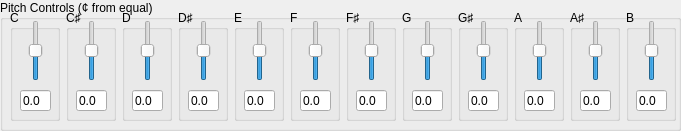
   <widget class="QGroupBox" name="groupBox">
    <property name="geometry">
     <rect>
      <x>10</x>
      <y>410</y>
      <width>681</width>
      <height>131</height>
     </rect>
    </property>
    <property name="title">
     <string>Pitch Controls (¢ from equal)</string>
    </property>
    <widget class="QWidget" name="gridLayoutWidget">
     <property name="geometry">
      <rect>
       <x>10</x>
       <y>10</y>
       <width>668</width>
       <height>111</height>
      </rect>
     </property>
     <layout class="QGridLayout" name="gridLayout">
      <item row="0" column="6">
       <widget class="QGroupBox" name="groupBox_11">
        <property name="sizePolicy">
         <sizepolicy hsizetype="Fixed" vsizetype="Preferred">
          <horstretch>0</horstretch>
          <verstretch>0</verstretch>
         </sizepolicy>
        </property>
        <property name="minimumSize">
         <size>
          <width>50</width>
          <height>0</height>
         </size>
        </property>
        <property name="title">
         <string>F♯</string>
        </property>
        <widget class="QLineEdit" name="lineEdit_Pitch_Fs">
         <property name="geometry">
          <rect>
           <x>10</x>
           <y>80</y>
           <width>31</width>
           <height>21</height>
          </rect>
         </property>
         <property name="text">
          <string>0.0</string>
         </property>
        </widget>
        <widget class="QSlider" name="verticalSlider_Pitch_Fs">
         <property name="geometry">
          <rect>
           <x>10</x>
           <y>10</y>
           <width>31</width>
           <height>61</height>
          </rect>
         </property>
         <property name="minimum">
          <number>-700</number>
         </property>
         <property name="maximum">
          <number>700</number>
         </property>
         <property name="orientation">
          <enum>Qt::Vertical</enum>
         </property>
        </widget>
       </widget>
      </item>
      <item row="0" column="3">
       <widget class="QGroupBox" name="groupBox_9">
        <property name="sizePolicy">
         <sizepolicy hsizetype="Fixed" vsizetype="Preferred">
          <horstretch>0</horstretch>
          <verstretch>0</verstretch>
         </sizepolicy>
        </property>
        <property name="minimumSize">
         <size>
          <width>50</width>
          <height>0</height>
         </size>
        </property>
        <property name="title">
         <string>D♯</string>
        </property>
        <widget class="QLineEdit" name="lineEdit_Pitch_Ds">
         <property name="geometry">
          <rect>
           <x>10</x>
           <y>80</y>
           <width>31</width>
           <height>21</height>
          </rect>
         </property>
         <property name="text">
          <string>0.0</string>
         </property>
        </widget>
        <widget class="QSlider" name="verticalSlider_Pitch_Ds">
         <property name="geometry">
          <rect>
           <x>10</x>
           <y>10</y>
           <width>31</width>
           <height>61</height>
          </rect>
         </property>
         <property name="minimum">
          <number>-700</number>
         </property>
         <property name="maximum">
          <number>700</number>
         </property>
         <property name="orientation">
          <enum>Qt::Vertical</enum>
         </property>
        </widget>
       </widget>
      </item>
      <item row="0" column="2">
       <widget class="QGroupBox" name="groupBox_8">
        <property name="sizePolicy">
         <sizepolicy hsizetype="Fixed" vsizetype="Preferred">
          <horstretch>0</horstretch>
          <verstretch>0</verstretch>
         </sizepolicy>
        </property>
        <property name="minimumSize">
         <size>
          <width>50</width>
          <height>0</height>
         </size>
        </property>
        <property name="title">
         <string>D</string>
        </property>
        <widget class="QLineEdit" name="lineEdit_Pitch_D">
         <property name="geometry">
          <rect>
           <x>10</x>
           <y>80</y>
           <width>31</width>
           <height>21</height>
          </rect>
         </property>
         <property name="text">
          <string>0.0</string>
         </property>
        </widget>
        <widget class="QSlider" name="verticalSlider_Pitch_D">
         <property name="geometry">
          <rect>
           <x>10</x>
           <y>10</y>
           <width>31</width>
           <height>61</height>
          </rect>
         </property>
         <property name="minimum">
          <number>-700</number>
         </property>
         <property name="maximum">
          <number>700</number>
         </property>
         <property name="orientation">
          <enum>Qt::Vertical</enum>
         </property>
        </widget>
       </widget>
      </item>
      <item row="0" column="4">
       <widget class="QGroupBox" name="groupBox_10">
        <property name="sizePolicy">
         <sizepolicy hsizetype="Fixed" vsizetype="Preferred">
          <horstretch>0</horstretch>
          <verstretch>0</verstretch>
         </sizepolicy>
        </property>
        <property name="minimumSize">
         <size>
          <width>50</width>
          <height>0</height>
         </size>
        </property>
        <property name="title">
         <string>E</string>
        </property>
        <widget class="QLineEdit" name="lineEdit_Pitch_E">
         <property name="geometry">
          <rect>
           <x>10</x>
           <y>80</y>
           <width>31</width>
           <height>21</height>
          </rect>
         </property>
         <property name="text">
          <string>0.0</string>
         </property>
        </widget>
        <widget class="QSlider" name="verticalSlider_Pitch_E">
         <property name="geometry">
          <rect>
           <x>10</x>
           <y>10</y>
           <width>31</width>
           <height>61</height>
          </rect>
         </property>
         <property name="minimum">
          <number>-700</number>
         </property>
         <property name="maximum">
          <number>700</number>
         </property>
         <property name="orientation">
          <enum>Qt::Vertical</enum>
         </property>
        </widget>
       </widget>
      </item>
      <item row="0" column="1">
       <widget class="QGroupBox" name="groupBox_7">
        <property name="sizePolicy">
         <sizepolicy hsizetype="Fixed" vsizetype="Preferred">
          <horstretch>0</horstretch>
          <verstretch>0</verstretch>
         </sizepolicy>
        </property>
        <property name="minimumSize">
         <size>
          <width>50</width>
          <height>0</height>
         </size>
        </property>
        <property name="title">
         <string>C♯</string>
        </property>
        <widget class="QLineEdit" name="lineEdit_Pitch_Cs">
         <property name="geometry">
          <rect>
           <x>10</x>
           <y>80</y>
           <width>31</width>
           <height>21</height>
          </rect>
         </property>
         <property name="text">
          <string>0.0</string>
         </property>
        </widget>
        <widget class="QSlider" name="verticalSlider_Pitch_Cs">
         <property name="geometry">
          <rect>
           <x>10</x>
           <y>10</y>
           <width>31</width>
           <height>61</height>
          </rect>
         </property>
         <property name="minimum">
          <number>-700</number>
         </property>
         <property name="maximum">
          <number>700</number>
         </property>
         <property name="orientation">
          <enum>Qt::Vertical</enum>
         </property>
        </widget>
       </widget>
      </item>
      <item row="0" column="7">
       <widget class="QGroupBox" name="groupBox_12">
        <property name="sizePolicy">
         <sizepolicy hsizetype="Fixed" vsizetype="Preferred">
          <horstretch>0</horstretch>
          <verstretch>0</verstretch>
         </sizepolicy>
        </property>
        <property name="minimumSize">
         <size>
          <width>50</width>
          <height>0</height>
         </size>
        </property>
        <property name="title">
         <string>G</string>
        </property>
        <widget class="QLineEdit" name="lineEdit_Pitch_G">
         <property name="geometry">
          <rect>
           <x>10</x>
           <y>80</y>
           <width>31</width>
           <height>21</height>
          </rect>
         </property>
         <property name="text">
          <string>0.0</string>
         </property>
        </widget>
        <widget class="QSlider" name="verticalSlider_Pitch_G">
         <property name="geometry">
          <rect>
           <x>10</x>
           <y>10</y>
           <width>31</width>
           <height>61</height>
          </rect>
         </property>
         <property name="minimum">
          <number>-700</number>
         </property>
         <property name="maximum">
          <number>700</number>
         </property>
         <property name="orientation">
          <enum>Qt::Vertical</enum>
         </property>
        </widget>
       </widget>
      </item>
      <item row="0" column="11">
       <widget class="QGroupBox" name="groupBox_14">
        <property name="sizePolicy">
         <sizepolicy hsizetype="Fixed" vsizetype="Preferred">
          <horstretch>0</horstretch>
          <verstretch>0</verstretch>
         </sizepolicy>
        </property>
        <property name="minimumSize">
         <size>
          <width>50</width>
          <height>0</height>
         </size>
        </property>
        <property name="title">
         <string>B</string>
        </property>
        <widget class="QLineEdit" name="lineEdit_Pitch_B">
         <property name="geometry">
          <rect>
           <x>10</x>
           <y>80</y>
           <width>31</width>
           <height>21</height>
          </rect>
         </property>
         <property name="text">
          <string>0.0</string>
         </property>
        </widget>
        <widget class="QSlider" name="verticalSlider_Pitch_B">
         <property name="geometry">
          <rect>
           <x>10</x>
           <y>10</y>
           <width>31</width>
           <height>61</height>
          </rect>
         </property>
         <property name="minimum">
          <number>-700</number>
         </property>
         <property name="maximum">
          <number>700</number>
         </property>
         <property name="orientation">
          <enum>Qt::Vertical</enum>
         </property>
        </widget>
       </widget>
      </item>
      <item row="0" column="9">
       <widget class="QGroupBox" name="groupBox_13">
        <property name="sizePolicy">
         <sizepolicy hsizetype="Fixed" vsizetype="Preferred">
          <horstretch>0</horstretch>
          <verstretch>0</verstretch>
         </sizepolicy>
        </property>
        <property name="minimumSize">
         <size>
          <width>50</width>
          <height>0</height>
         </size>
        </property>
        <property name="title">
         <string>A</string>
        </property>
        <widget class="QLineEdit" name="lineEdit_Pitch_A">
         <property name="geometry">
          <rect>
           <x>10</x>
           <y>80</y>
           <width>31</width>
           <height>21</height>
          </rect>
         </property>
         <property name="text">
          <string>0.0</string>
         </property>
        </widget>
        <widget class="QSlider" name="verticalSlider_Pitch_A">
         <property name="geometry">
          <rect>
           <x>10</x>
           <y>10</y>
           <width>31</width>
           <height>61</height>
          </rect>
         </property>
         <property name="minimum">
          <number>-700</number>
         </property>
         <property name="maximum">
          <number>700</number>
         </property>
         <property name="orientation">
          <enum>Qt::Vertical</enum>
         </property>
        </widget>
       </widget>
      </item>
      <item row="0" column="5">
       <widget class="QGroupBox" name="groupBox_15">
        <property name="sizePolicy">
         <sizepolicy hsizetype="Fixed" vsizetype="Preferred">
          <horstretch>0</horstretch>
          <verstretch>0</verstretch>
         </sizepolicy>
        </property>
        <property name="minimumSize">
         <size>
          <width>50</width>
          <height>0</height>
         </size>
        </property>
        <property name="title">
         <string>F</string>
        </property>
        <widget class="QLineEdit" name="lineEdit_Pitch_F">
         <property name="geometry">
          <rect>
           <x>10</x>
           <y>80</y>
           <width>31</width>
           <height>21</height>
          </rect>
         </property>
         <property name="text">
          <string>0.0</string>
         </property>
        </widget>
        <widget class="QSlider" name="verticalSlider_Pitch_F">
         <property name="geometry">
          <rect>
           <x>10</x>
           <y>10</y>
           <width>31</width>
           <height>61</height>
          </rect>
         </property>
         <property name="minimum">
          <number>-700</number>
         </property>
         <property name="maximum">
          <number>700</number>
         </property>
         <property name="orientation">
          <enum>Qt::Vertical</enum>
         </property>
        </widget>
       </widget>
      </item>
      <item row="0" column="8">
       <widget class="QGroupBox" name="groupBox_16">
        <property name="sizePolicy">
         <sizepolicy hsizetype="Fixed" vsizetype="Preferred">
          <horstretch>0</horstretch>
          <verstretch>0</verstretch>
         </sizepolicy>
        </property>
        <property name="minimumSize">
         <size>
          <width>50</width>
          <height>0</height>
         </size>
        </property>
        <property name="title">
         <string>G♯</string>
        </property>
        <widget class="QLineEdit" name="lineEdit_Pitch_Gs">
         <property name="geometry">
          <rect>
           <x>10</x>
           <y>80</y>
           <width>31</width>
           <height>21</height>
          </rect>
         </property>
         <property name="text">
          <string>0.0</string>
         </property>
        </widget>
        <widget class="QSlider" name="verticalSlider_Pitch_Gs">
         <property name="geometry">
          <rect>
           <x>10</x>
           <y>10</y>
           <width>31</width>
           <height>61</height>
          </rect>
         </property>
         <property name="minimum">
          <number>-700</number>
         </property>
         <property name="maximum">
          <number>700</number>
         </property>
         <property name="orientation">
          <enum>Qt::Vertical</enum>
         </property>
        </widget>
       </widget>
      </item>
      <item row="0" column="0">
       <widget class="QGroupBox" name="groupBox_6">
        <property name="sizePolicy">
         <sizepolicy hsizetype="Fixed" vsizetype="Preferred">
          <horstretch>0</horstretch>
          <verstretch>0</verstretch>
         </sizepolicy>
        </property>
        <property name="minimumSize">
         <size>
          <width>50</width>
          <height>0</height>
         </size>
        </property>
        <property name="title">
         <string>C</string>
        </property>
        <widget class="QLineEdit" name="lineEdit_Pitch_C">
         <property name="geometry">
          <rect>
           <x>10</x>
           <y>80</y>
           <width>31</width>
           <height>21</height>
          </rect>
         </property>
         <property name="text">
          <string>0.0</string>
         </property>
        </widget>
        <widget class="QSlider" name="verticalSlider_Pitch_C">
         <property name="geometry">
          <rect>
           <x>10</x>
           <y>10</y>
           <width>31</width>
           <height>61</height>
          </rect>
         </property>
         <property name="minimum">
          <number>-700</number>
         </property>
         <property name="maximum">
          <number>700</number>
         </property>
         <property name="orientation">
          <enum>Qt::Vertical</enum>
         </property>
        </widget>
       </widget>
      </item>
      <item row="0" column="10">
       <widget class="QGroupBox" name="groupBox_17">
        <property name="sizePolicy">
         <sizepolicy hsizetype="Fixed" vsizetype="Preferred">
          <horstretch>0</horstretch>
          <verstretch>0</verstretch>
         </sizepolicy>
        </property>
        <property name="minimumSize">
         <size>
          <width>50</width>
          <height>0</height>
         </size>
        </property>
        <property name="title">
         <string>A♯</string>
        </property>
        <widget class="QLineEdit" name="lineEdit_Pitch_As">
         <property name="geometry">
          <rect>
           <x>10</x>
           <y>80</y>
           <width>31</width>
           <height>21</height>
          </rect>
         </property>
         <property name="text">
          <string>0.0</string>
         </property>
        </widget>
        <widget class="QSlider" name="verticalSlider_Pitch_As">
         <property name="geometry">
          <rect>
           <x>10</x>
           <y>10</y>
           <width>31</width>
           <height>61</height>
          </rect>
         </property>
         <property name="minimum">
          <number>-700</number>
         </property>
         <property name="maximum">
          <number>700</number>
         </property>
         <property name="orientation">
          <enum>Qt::Vertical</enum>
         </property>
        </widget>
       </widget>
      </item>
     </layout>
    </widget>
   </widget>
